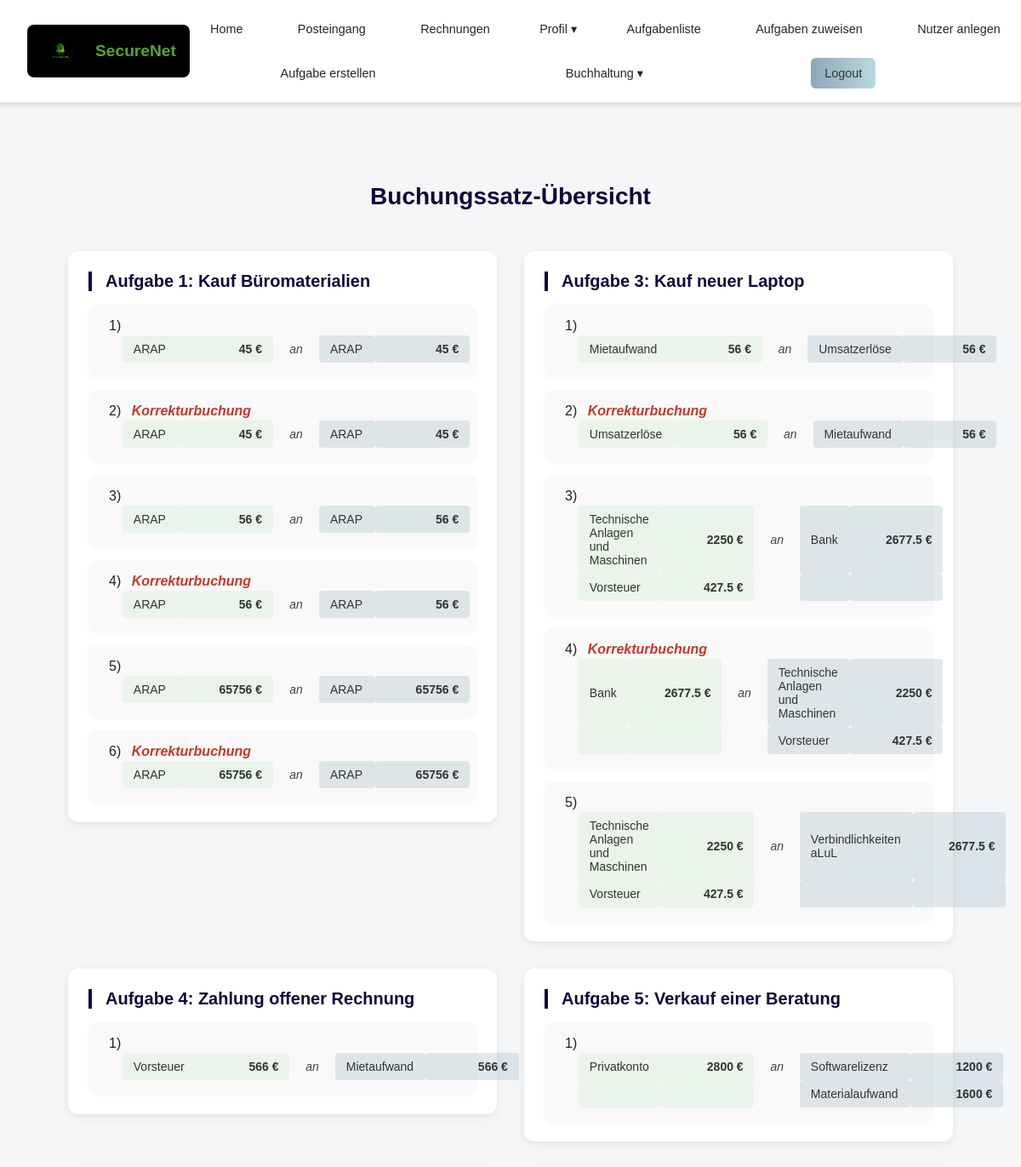
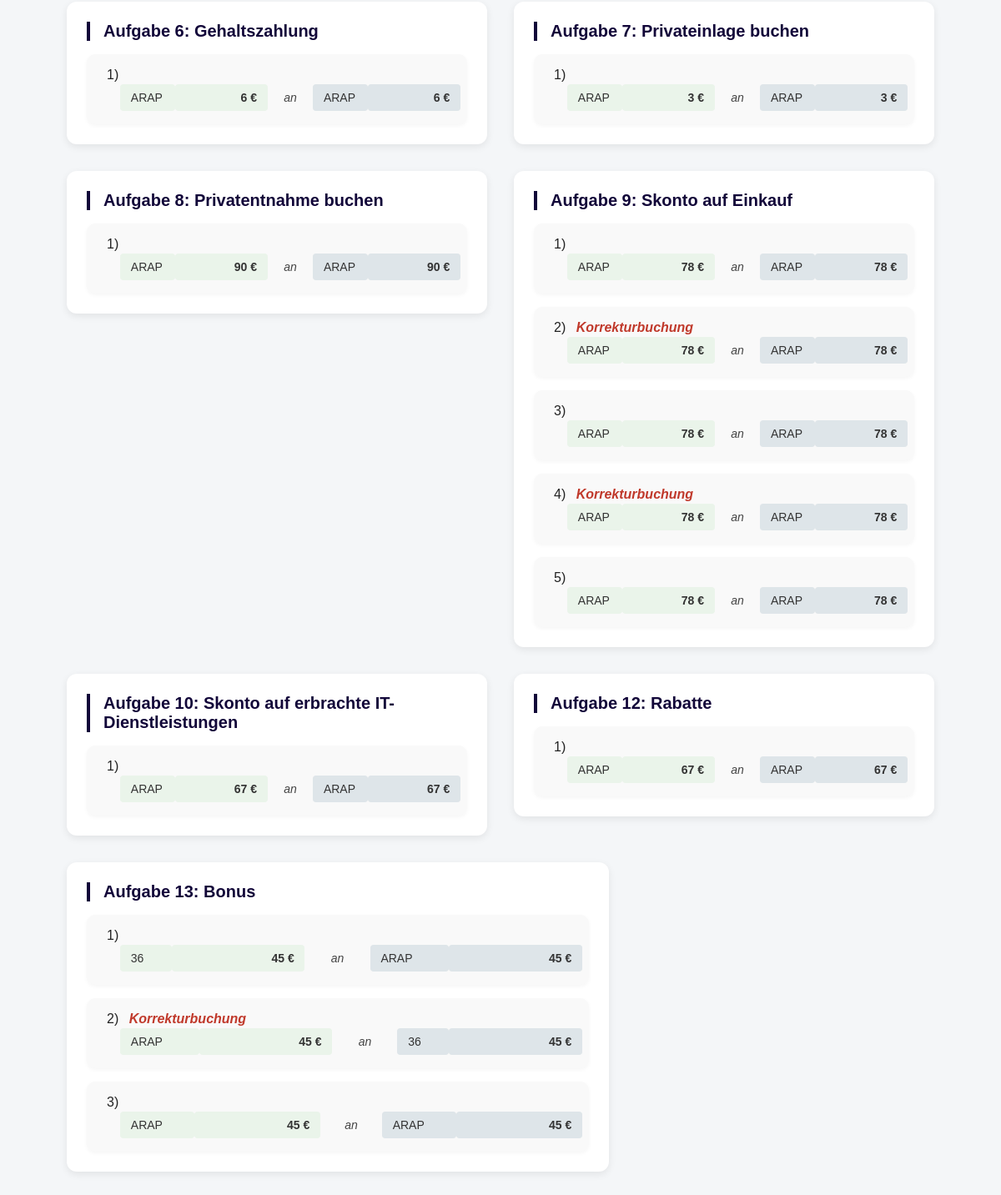
The app's page /posts/buchungssatz-uebersicht/ (signed in) with its own data (2 pictures, top to bottom).
### posts/models.py (models this page shows, shortened)
class Aufgabe_neu(models.Model):
    RECHNUNGSTYPEN = [
        ('eingehend', 'Eingehende Rechnung'),
        ('ausgehend', 'Ausgehende Rechnung'),
        ('intern', 'Interner Vorgang'),
    ]
    unternehmen_kategorie = models.ForeignKey(Unternehmen, on_delete=models.CASCADE)
    fragentyp = models.ForeignKey(Aufgabenkategorie,null=True, on_delete=models.CASCADE)
    ersteller = models.IntegerField(null=True, blank=True)
    unterkategorie = models.IntegerField(null = True, blank=True, default = 1)
    fragentyp_text = models.CharField(null = True,max_length=255)
    mailtext = models.TextField()
    frage = models.TextField(null=True,default="Dieses Feld kann gelöscht werden")
    nutzungsdauer = models.IntegerField(null=True, blank=True)
    feedback_konto_falsch = models.TextField(null=True, blank=True, help_text="Feedback, wenn ein falsches Konto gewählt wurde.")
    feedback_betrag_falsch = models.TextField(null=True, blank=True, help_text="Feedback, wenn der Betrag falsch ist.")
    eigene_ansicht = models.TextField(blank=True, null=True, default='Secure Net\nTreskowallee 8\n10318 Berlin')
    rechnungsnummer = models.CharField(max_length=50, blank=True, null=True, default='RE-00001')
    datum = models.DateField(blank=True, null=True, auto_now_add=True)
    rechnungsbetrag = models.DecimalField(max_digits=10, decimal_places=2, blank=True, null=True, default=0.00)
    zahlweise = models.CharField(max_length=255, blank=True, null=True, default='Überweisung innerhalb von 14 Tagen')
    verabschiedung = models.TextField(blank=True, null=True, default='Mit freundlichen Grüßen\nIhr Unternehmen')
    kontakt = models.TextField(blank=True, null=True, default='Tel: 01234 567890\nE-Mail: info@unternehmen.de')
    beschreibung = models.TextField(blank=True, null=True, default='Keine weiteren Details angegeben.')
    rechnungstyp = models.CharField(max_length=20, choices=RECHNUNGSTYPEN, default='intern')
    aufgabeninfo = models.TextField(null=True, blank=True, help_text="Optionaler Informationstext zur Aufgabe (HTML erlaubt).")

class Konto(models.Model):
    KATEGORIE_CHOICES = [
        ('Bestandskonto', 'Bestandskonto'),
        ('Erfolgskonto', 'Erfolgskonto'),
    ]
    UNTERKATEGORIE_CHOICES = [
        ('Aktiva', 'Aktiva'),
        ('Passiva', 'Passiva'),
        ('Aufwand', 'Aufwand'),
        ('Ertrag', 'Ertrag'),
    ]
    name = models.CharField(max_length=255)
    kategorie = models.CharField(max_length=20, choices=KATEGORIE_CHOICES, blank=True, null=True)
    unterkategorie = models.CharField(max_length=20, choices=UNTERKATEGORIE_CHOICES, blank=True, null=True)
    kontonummer = models.IntegerField(null=True, blank=True)
    bilanzposition_nummer = models.IntegerField(null=True, blank=True)
    eins = models.CharField(max_length=20, choices=UNTERKATEGORIE_CHOICES, blank=True, null=True)
    erstellt_von = models.ForeignKey(
        settings.AUTH_USER_MODEL, null=True, blank=True,
        on_delete=models.SET_NULL, help_text="Nutzer, der das Konto erstellt hat"
    )
    kontenplan = models.ForeignKey('Kontenplan', null=True, blank=True, on_delete=models.SET_NULL)

### posts/views.py (the view)
# urls.py: path("buchungssatz-uebersicht/", views.buchungssatz_uebersicht, name="buchungssatz_uebersicht"),
@login_required
def buchungssatz_uebersicht(request):
    nutzer = request.user
    buchungen = Buchung.objects.filter(nutzer=nutzer).select_related('aufgabe').order_by('aufgabe__id', 'versuch')
    from collections import defaultdict
    aufgaben_buchungen = defaultdict(list)
    id_to_name = {str(k.id): k.name for k in Konto.objects.all()}
    for buchung in buchungen:
        soll_konten = json.loads(buchung.antwort_konten_soll or "[]")
        soll_betraege = json.loads(buchung.antwort_betrag_soll or "[]")
        haben_konten = json.loads(buchung.antwort_konten_haben or "[]")
        haben_betraege = json.loads(buchung.antwort_betrag_haben or "[]")
        max_len = max(len(soll_konten), len(haben_konten))
        zeilen = []
        for i in range(max_len):
            soll_text = (id_to_name.get(soll_konten[i], soll_konten[i]), f"{soll_betraege[i]} €") if i < len(soll_konten) else ("", "")
            haben_text = (id_to_name.get(haben_konten[i], haben_konten[i]), f"{haben_betraege[i]} €") if i < len(haben_konten) else ("", "")
            zeilen.append((soll_text, haben_text))
        aufgaben_buchungen[buchung.aufgabe].append({
            "buchung_nr": buchung.versuch,
            "korrekturbuchung": buchung.korrekturbuchung,
            "zeilen": zeilen
        })
    return render(request, "posts/buchungssatz_uebersicht.html", {
        "aufgaben_buchungen": dict(aufgaben_buchungen)
    })

### posts/templates/posts/buchungssatz_uebersicht.html (shortened to what this page needs)
{% extends 'master_layout.html' %}
{% load my_filters %}
{% load static %}
{% block css %}
<link rel="stylesheet" href="{% static 'css/buchungssatz_uebersicht.css' %}">
{% endblock %}
{% block content %}
<h2>Buchungssatz-Übersicht</h2>
<div class="aufgaben-grid">
{% for aufgabe, buchungsliste in aufgaben_buchungen.items %}
     <div class="aufgabe-block">
    <h3>Aufgabe {{ aufgabe.id }}: {{ aufgabe.fragentyp_text }}</h3>
        {% for buchung in buchungsliste %}
            <div class="buchung">
                {{ buchung.buchung_nr }}){% if buchung.korrekturbuchung %} <i>Korrekturbuchung</i>{% endif %}
                <table style="margin-left: 1em;">
                    <tr>
                        <th></th>
                        <th></th>
                        <th></th>
                    </tr>
                    {% for soll, haben in buchung.zeilen %}
                        <tr>
                            <td class="soll" style="padding-right: 1em;">{{ soll.0 }}</td>
                            <td class="soll" style="text-align: right; min-width: 6em;">{{ soll.1 }}</td>
                            <td>{% if forloop.first %}an{% endif %}</td>
                            <td class="haben" style="padding-right: 1em;">{{ haben.0 }}</td>
                            <td class="haben" style="text-align: right; min-width: 6em;">{{ haben.1 }}</td>
                        </tr>
                    {% endfor %}
                </table>
             </div>
        {% endfor %}
        </div>
{% endfor %}
    </div>
{% endblock %}

### static/css/master_layout.css (style rules this page uses)
body { margin: 0; padding: 0; font-family: Arial, sans-serif; background-color: #f9f9f9; }

### static/css/buchungssatz_uebersicht.css (style rules this page uses)
body { font-family: Arial, sans-serif; background-color: #f4f6f8; margin: 0; padding: 2rem 4vw; color: #222; }
h2 { text-align: center; margin-bottom: 3rem; font-size: 28px; color: #120639; }
h3 { font-size: 20px; color: #120639; margin-top: 0; margin-bottom: 1rem; border-left: 4px solid #120639; padding-left: 1rem; }
.aufgaben-grid { max-width: 1400px; margin: 0 auto; display: flex; flex-wrap: wrap; gap: 2rem; justify-content: space-between; align-items: flex-start; }
.aufgabe-block { flex: 1 1 calc(50% - 1rem); min-width: 420px; max-width: 650px; background-color: #ffffff; border-radius: 12px; padding: 1.5rem; box-shadow: 0 3px 10px rgba(0, 0, 0, 0.08); box-sizing: border-box; }
.buchung { background-color: #f9f9f9; padding: 1rem 1.5rem; border-radius: 10px; box-shadow: 0 2px 5px rgba(0, 0, 0, 0.04); margin-top: 1rem; }
.buchung i { color: #c0392b; font-weight: bold; font-style: italic; margin-left: 0.5rem; }
.buchung table { border-collapse: collapse; width: 100%; margin-left: 1em; }
.buchung td { padding: 0.5rem 0.8rem; font-size: 14px; color: #333; }
.buchung td:nth-child(2), .buchung td:nth-child(5) { text-align: right; white-space: nowrap; min-width: 6em; font-weight: bold; }
.buchung td:nth-child(3) { text-align: center; font-style: italic; color: #444; min-width: 2em; }
.buchung td.soll { background-color: #eaf4ea; border-radius: 4px; }
.buchung td.haben { background-color: rgba(141, 167, 184, 0.25); border-radius: 4px; }

### records on screen
Aufgabe_neu: id "1", fragentyp_text "Kauf Büromaterialien", buchung_nr "1" "2" "3" "4" "5" "6", soll "45 €" "45 €" "56 €" "56 €" "65756 €" "65756 €", haben "45 €" "45 €" "56 €" "56 €" "65756 €" "65756 €"
Konto: name "ARAP" "ARAP" "ARAP" "ARAP" "ARAP" "ARAP" "ARAP" "ARAP" "ARAP" "ARAP" "ARAP" "ARAP" "ARAP" "ARAP" "ARAP" "ARAP" "ARAP" "ARAP", name "ARAP" "ARAP" "ARAP" "ARAP" "ARAP" "ARAP" "ARAP" "ARAP" "ARAP" "ARAP" "ARAP" "ARAP" "ARAP" "ARAP" "ARAP" "ARAP" "ARAP" "ARAP"
Aufgabe_neu: id "3", fragentyp_text "Kauf neuer Laptop", buchung_nr "1" "2" "3" "4" "5", soll "56 €" "56 €" "2250 €" "427.5 €" "2677.5 €" "2250 €" "427.5 €", haben "56 €" "56 €" "2677.5 €" "2250 €" "427.5 €" "2677.5 €"
Konto: name "Mietaufwand", name "Mietaufwand" "Mietaufwand"
Konto: name "Umsatzerlöse", name "Umsatzerlöse"
Konto: name "Technische Anlagen und Maschinen" "Technische Anlagen und Maschinen", name "Technische Anlagen und Maschinen"
Konto: name "Bank", name "Bank"
Konto: name "Vorsteuer" "Vorsteuer" "Vorsteuer", name "Vorsteuer"
Konto: name "Verbindlichkeiten aLuL"
Aufgabe_neu: id "4", fragentyp_text "Zahlung offener Rechnung", buchung_nr "1", soll "566 €", haben "566 €"
Aufgabe_neu: id "5", fragentyp_text "Verkauf einer Beratung", buchung_nr "1", soll "2800 €", haben "1200 €" "1600 €"
Konto: name "Privatkonto"
Konto: name "Softwarelizenz"
Konto: name "Materialaufwand"
Aufgabe_neu: id "6", fragentyp_text "Gehaltszahlung", buchung_nr "1", soll "6 €", haben "6 €"
Aufgabe_neu: id "7", fragentyp_text "Privateinlage buchen", buchung_nr "1", soll "3 €", haben "3 €"
Aufgabe_neu: id "8", fragentyp_text "Privatentnahme buchen", buchung_nr "1", soll "90 €", haben "90 €"
Aufgabe_neu: id "9", fragentyp_text "Skonto auf Einkauf", buchung_nr "1" "2" "3" "4" "5", soll "78 €" "78 €" "78 €" "78 €" "78 €", haben "78 €" "78 €" "78 €" "78 €" "78 €"
Aufgabe_neu: id "10", fragentyp_text "Skonto auf erbrachte IT-Dienstleistungen", buchung_nr "1", soll "67 €", haben "67 €"
Aufgabe_neu: id "12", fragentyp_text "Rabatte", buchung_nr "1", soll "67 €", haben "67 €"
Aufgabe_neu: id "13", fragentyp_text "Bonus", buchung_nr "1" "2" "3", soll "36", soll "45 €" "45 €" "45 €", haben "45 €" "45 €" "45 €", haben "36"
